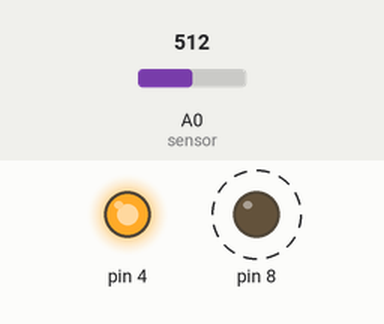
The sketch below on a simulated Arduino Uno, built with avr-gcc and run on an emulated ATmega328P. Parts: output pins drawn as LEDs (lit = HIGH). Dashed ring = blinking. Inputs (shaded band) come from the test bench; at power-on: A0 (sensor) = 512.

Above: at 1.9 s.
2.0 s: A0 (sensor) set to 110
6.2 s: A0 (sensor) set to 91
At 7.8 s:
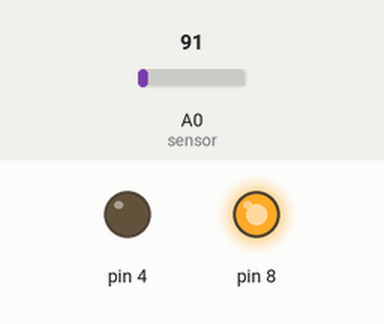
8.1 s: A0 (sensor) set to 122
At 8.9 s:
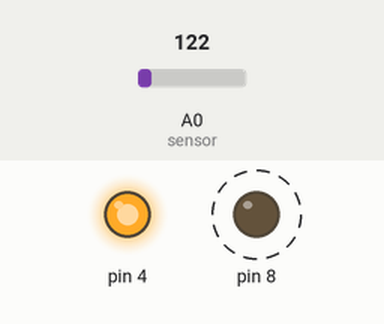
12.3 s: A0 (sensor) set to 90
At 12.45 s:
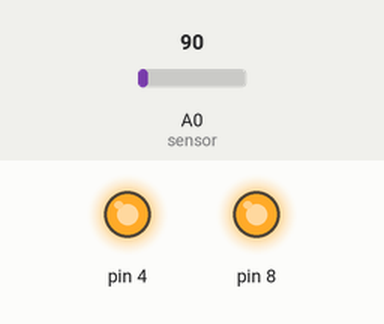
Timing chart, 0 to 15.0 s (numbered marks = the images above; inputs shaded):
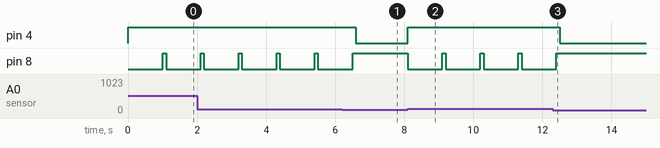

The sketch:

sketch_feb08a.ino
```cpp
int led = 4;
int sensor = A0;
int solenoid = 8;
int threshold = 100;
void setup(){
  pinMode(4,OUTPUT);
  pinMode(A0,INPUT);
  pinMode(8,OUTPUT);
  Serial.begin(9600);
}

void loop(){
  int value = analogRead(sensor);
  if(value>=threshold)
  {
    digitalWrite(4,HIGH);
    digitalWrite(8,LOW);
    delay(1000);
  }
  else
  digitalWrite(4,LOW);
  digitalWrite(8,HIGH);
  delay(100);
}
```

Measured:
- the behaviour switches between 100 and 99 on A0 (sensor) (found by bisection; images 0 and 1)
- after the input at 6.2 s, pin 4: HIGH → LOW after 0.40 s; pin 8: goes on until 6.5 s, then stays HIGH
- after the input at 8.1 s, pin 4: LOW → HIGH at once; pin 8: alternates HIGH for 0.10 s and LOW for 1.0 s, starting at once
- after the input at 12.3 s, pin 4: HIGH → LOW after 0.20 s; pin 8: goes on until 12.4 s, then stays HIGH
- by itself, pin 8: alternates HIGH for 0.10 s and LOW for 1.0 s
